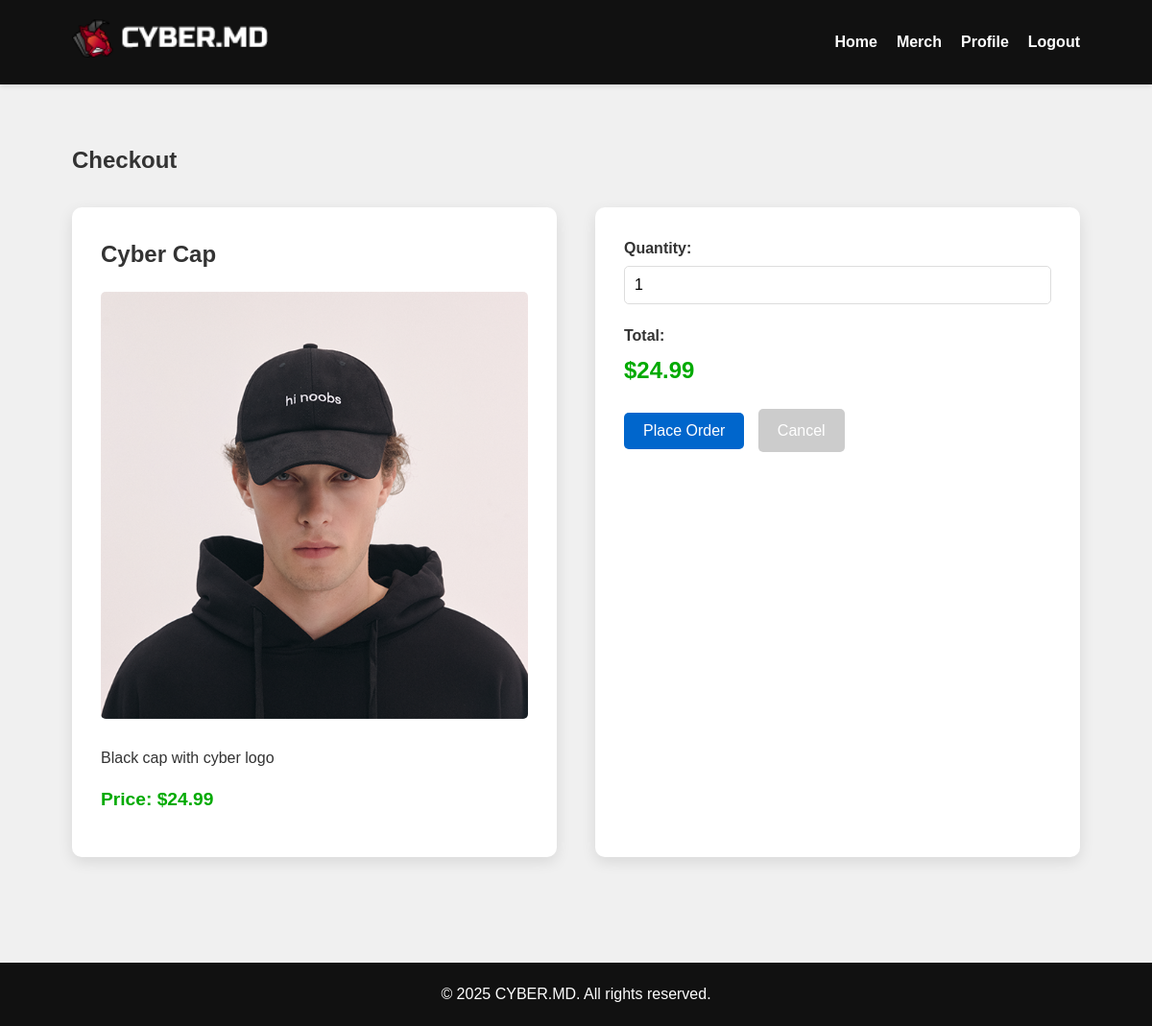
Page /pages/checkout.php?product_id=3 (signed in) on the committed database.
### tables this page shows
CREATE TABLE `products` (
  `id` int(11) NOT NULL,
  `name` varchar(100) NOT NULL,
  `description` text DEFAULT NULL,
  `price` decimal(10,2) NOT NULL,
  `image` varchar(255) DEFAULT NULL,
  `created_at` datetime DEFAULT current_timestamp()
);

### includes/auth_functions.php (called while the page is built, shortened)
<?php
function get_product($id) {
    global $pdo;
    $stmt = $pdo->prepare("SELECT * FROM products WHERE id = ?");
    $stmt->execute([$id]);
    return $stmt->fetch();
}
?>

### pages/checkout.php (the view, shortened to what this page needs)
<?php
require_once '../includes/config.php';
require_once '../includes/auth_functions.php';
$product_id = (int)$_GET['product_id'];
$product = get_product($product_id);
require_once '../includes/header.php';
?>
<section class="checkout">
    <div class="container">
        <h1>Checkout</h1>
        <div class="checkout-grid">
            <div class="product-info">
                <h2><?php echo htmlspecialchars($product['name']); ?></h2>
                <img src="<?php echo SITE_URL; ?>assets/images/<?php echo $product['image']; ?>" alt="<?php echo htmlspecialchars($product['name']); ?>">
                <p><?php echo htmlspecialchars($product['description']); ?></p>
                <p class="price">Price: $<?php echo number_format($product['price'], 2); ?></p>
            </div>
            <div class="order-form">
                <form method="post">
                    <div class="form-group">
                        <label for="quantity">Quantity:</label>
                        <input type="number" id="quantity" name="quantity" min="1" value="1" required>
                    </div>
                    <div class="form-group">
                        <label>Total:</label>
                        <p class="total-price" id="totalPrice">$<?php echo number_format($product['price'], 2); ?></p>
                    </div>
                    <button type="submit" class="btn">Place Order</button>
                    <a href="<?php echo SITE_URL; ?>pages/merch.php" class="btn cancel">Cancel</a>
                </form>
            </div>
        </div>
    </div>
</section>
<?php
require_once '../includes/footer.php';
?>

### assets/css/style.css (style rules this page uses)
* { margin: 0; padding: 0; box-sizing: border-box; font-family: 'Arial', sans-serif; }
body { background-color: #f0f0f0; color: #333; line-height: 1.6; }
.container { width: 90%; max-width: 1200px; margin: 0 auto; padding: 0 15px; }
a { color: #0066cc; text-decoration: none; }
.btn { display: inline-block; background-color: #0066cc; color: white; padding: 10px 20px; border-radius: 5px; border: none; cursor: pointer; font-size: 16px; transition: background-color 0.3s; }
.form-group { margin-bottom: 20px; }
.form-group label { display: block; margin-bottom: 5px; font-weight: bold; }
.form-group input { width: 100%; padding: 10px; border: 1px solid #ddd; border-radius: 5px; font-size: 16px; }
.price { font-weight: bold; font-size: 1.2rem; color: #00aa00; margin: 15px 0; }
.checkout { padding: 60px 0; }
.checkout-grid { display: grid; grid-template-columns: 1fr 1fr; gap: 40px; margin-top: 30px; }
.product-info { background: white; padding: 30px; border-radius: 10px; box-shadow: 0 5px 15px rgba(0,0,0,0.1); }
.product-info img { max-width: 100%; height: auto; border-radius: 5px; margin: 20px 0; }
.order-form { background: white; padding: 30px; border-radius: 10px; box-shadow: 0 5px 15px rgba(0,0,0,0.1); }
.total-price { font-size: 1.5rem; font-weight: bold; color: #00aa00; }
.btn.cancel { background-color: #ccc; margin-left: 10px; }

### rows in the picture
products: name "Cyber Cap", image (picture), description "Black cap with cyber logo", price "24.99"
